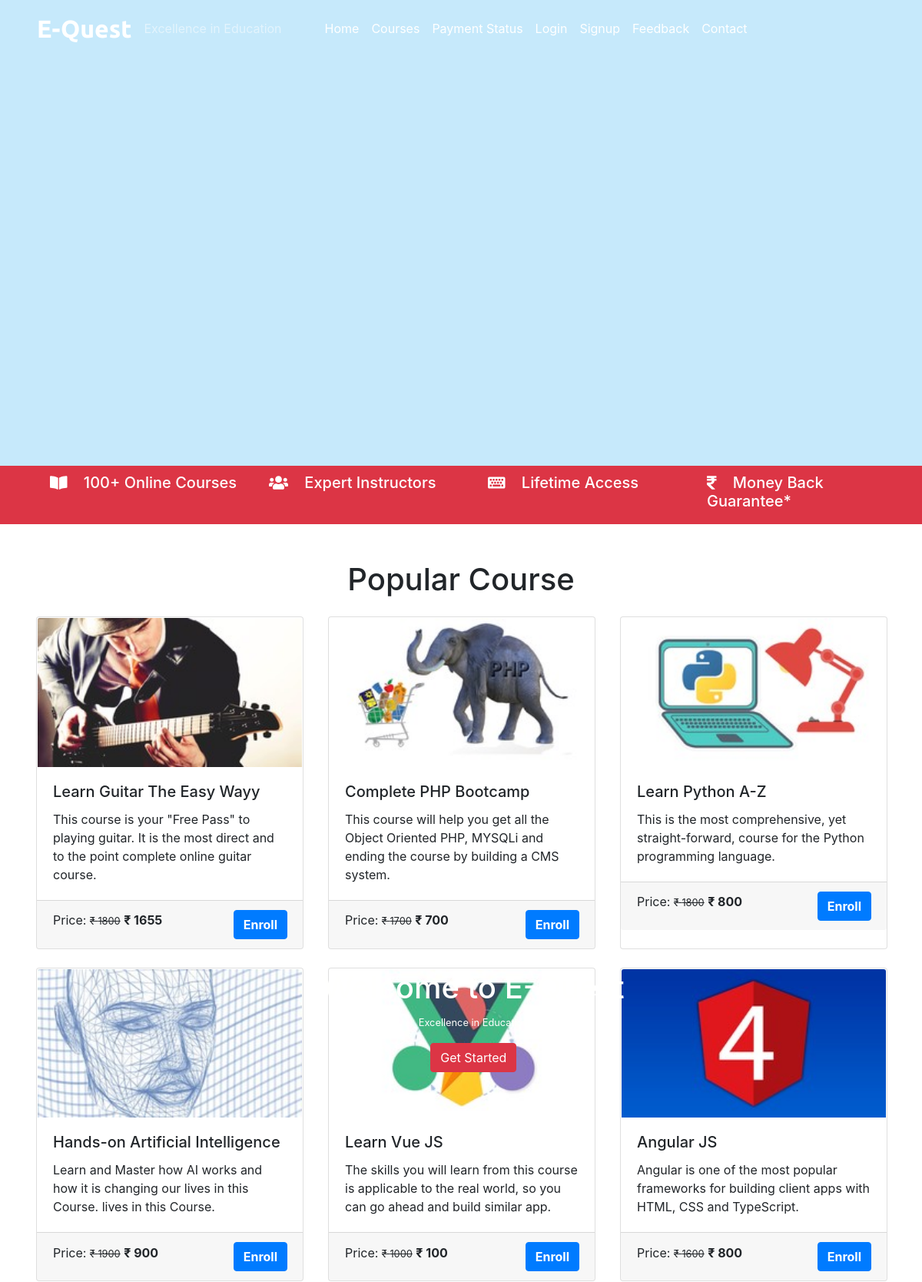
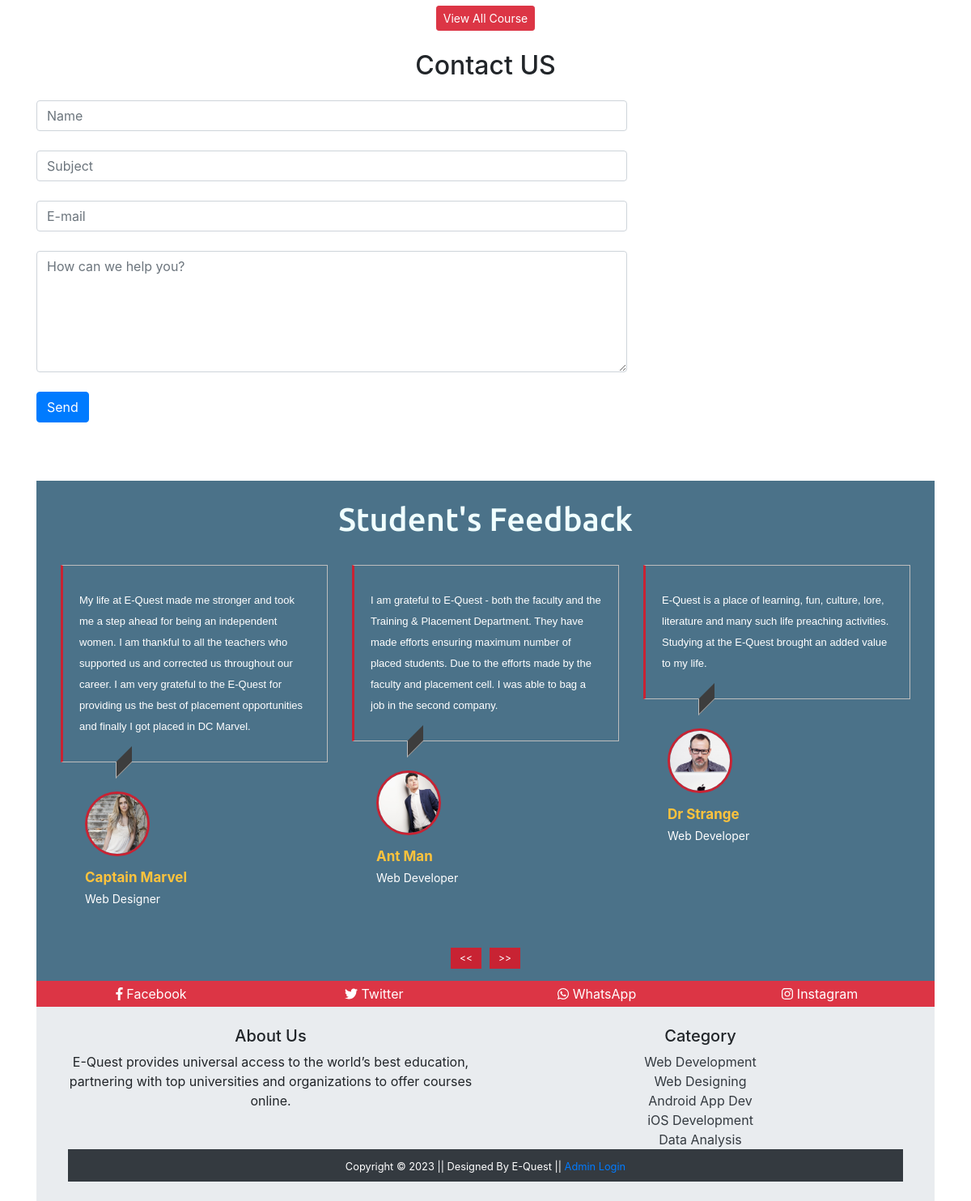
The page / on the database its author committed (2 pictures, top to bottom).
### tables this page shows
CREATE TABLE `course` (
  `course_id` int(11) NOT NULL,
  `course_name` text NOT NULL,
  `course_desc` text NOT NULL,
  `course_author` varchar(255) NOT NULL,
  `course_img` text NOT NULL,
  `course_duration` text NOT NULL,
  `course_price` int(11) NOT NULL,
  `course_original_price` int(11) NOT NULL
);

CREATE TABLE `feedback` (
  `f_id` int(11) NOT NULL,
  `f_content` text NOT NULL,
  `stu_id` int(11) NOT NULL
);

CREATE TABLE `student` (
  `stu_id` int(11) NOT NULL,
  `stu_name` varchar(255) NOT NULL,
  `stu_email` varchar(255) NOT NULL,
  `stu_pass` varchar(255) NOT NULL,
  `stu_occ` varchar(255) NOT NULL,
  `stu_img` text NOT NULL
);

### index.php (the view, shortened to what this page needs)
<?php
  include('./mainInclude/header.php');
?>
    <div class="container-fluid remove-vid-marg">
      <div class="vid-parent">
        <video playsinline autoplay muted loop>
          <source src="video/banvid.mp4" />
        </video>
        <div class="vid-overlay"></div>
      </div>
      <div class="vid-content" >
        <h1 class="my-content">Welcome to E-Quest</h1>
        <small class="my-content">Excellence in Education</small><br />
        <?php
              if(!isset($_SESSION['is_login'])){
                echo '<a class="btn btn-danger mt-3" href="#" data-toggle="modal" data-target="#stuRegModalCenter">Get Started</a>';
              } else {
                echo '<a class="btn btn-primary mt-3" href="student/studentProfile.php">My Profile</a>';
              }
          ?>
      </div>
    </div>
    <div class="container-fluid bg-danger txt-banner">
        <div class="row bottom-banner">
          <div class="col-sm">
            <h5> <i class="fas fa-book-open mr-3"></i> 100+ Online Courses</h5>
          </div>
          <div class="col-sm">
            <h5><i class="fas fa-users mr-3"></i> Expert Instructors</h5>
          </div>
          <div class="col-sm">
            <h5><i class="fas fa-keyboard mr-3"></i> Lifetime Access</h5>
          </div>
          <div class="col-sm">
            <h5><i class="fas fa-rupee-sign mr-3"></i> Money Back Guarantee*</h5>
          </div>
        </div>
    </div>
    <div class="container mt-5">
      <h1 class="text-center">Popular Course</h1>
      <div class="card-deck mt-4">
        <?php
        $sql = "SELECT * FROM course LIMIT 3";
        $result = $conn->query($sql);
        if($result->num_rows > 0){
          while($row = $result->fetch_assoc()){
            $course_id = $row['course_id'];
            echo '
            <a href="coursedetails.php?course_id='.$course_id.'" class="btn" style="text-align: left; padding:0px; margin:0px;">
              <div class="card">
                <img src="'.str_replace('..', '.', $row['course_img']).'" class="card-img-top" alt="Guitar" />
                <div class="card-body">
                  <h5 class="card-title">'.$row['course_name'].'</h5>
                  <p class="card-text">'.$row['course_desc'].'</p>
                </div>
                <div class="card-footer">
                  <p class="card-text d-inline">Price: <small><del>&#8377 '.$row['course_original_price'].'</del></small> <span class="font-weight-bolder">&#8377 '.$row['course_price'].'<span></p> <a class="btn btn-primary text-white font-weight-bolder float-right" href="coursedetails.php?course_id='.$course_id.'">Enroll</a>
                </div>
              </div>
            </a>  ';
          }
        }
        ?>
      </div>
      <div class="card-deck mt-4">
        <?php
          $sql = "SELECT * FROM course LIMIT 3,3";
          $result = $conn->query($sql);
          if($result->num_rows > 0){
            while($row = $result->fetch_assoc()){
              $course_id = $row['course_id'];
              echo '
                <a href="coursedetails.php?course_id='.$course_id.'"  class="btn" style="text-align: left; padding:0px;">
                  <div class="card">
                    <img src="'.str_replace('..', '.', $row['course_img']).'" class="card-img-top" alt="Guitar" />
                    <div class="card-body">
                      <h5 class="card-title">'.$row['course_name'].'</h5>
                      <p class="card-text">'.$row['course_desc'].'</p>
                    </div>
                    <div class="card-footer">
                      <p class="card-text d-inline">Price: <small><del>&#8377 '.$row['course_original_price'].'</del></small> <span class="font-weight-bolder">&#8377 '.$row['course_price'].'<span></p> <a class="btn btn-primary text-white font-weight-bolder float-right" href="#">Enroll</a>
                    </div>
                  </div>
                </a>  ';
            }
          }
        ?>
      </div>
      <div class="text-center m-2">
        <a class="btn btn-danger btn-sm" href="courses.php">View All Course</a>
      </div>
    </div>
    <?php
    include('./contact.php');
    ?>
      <div class="container-fluid mt-5" style="background-color: #4B7289" id="Feedback">
        <h1 class="text-center testyheading p-4"> Student's Feedback </h1>
        <div class="row">
          <div class="col-md-12">
            <div id="testimonial-slider" class="owl-carousel">
            <?php
              $sql = "SELECT s.stu_name, s.stu_occ, s.stu_img, f.f_content FROM student AS s JOIN feedback AS f ON s.stu_id = f.stu_id";
              $result = $conn->query($sql);
              if($result->num_rows > 0) {
                while($row = $result->fetch_assoc()){
                  $s_img = $row['stu_img'];
                  $n_img = str_replace('../','',$s_img)
            ?>
              <div class="testimonial">
                <p class="description">
                <?php echo $row['f_content'];?>
                </p>
                <div class="pic">
                  <img src="<?php echo $n_img; ?>" alt=""/>
                </div>
                <div class="testimonial-prof">
                  <h4><?php echo $row['stu_name']; ?></h4>
                  <small><?php echo $row['stu_occ']; ?></small>
                </div>
              </div>
              <?php }} ?>
            </div>
          </div>
        </div>
    </div>
    <div class="container-fluid bg-danger">
        <div class="row text-white text-center p-1">
          <div class="col-sm">
            <a class="text-white social-hover" href="#"><i class="fab fa-facebook-f"></i> Facebook</a>
          </div>
          <div class="col-sm">
            <a class="text-white social-hover" href="#"><i class="fab fa-twitter"></i> Twitter</a>
          </div>
          <div class="col-sm">
            <a class="text-white social-hover" href="#"><i class="fab fa-whatsapp"></i> WhatsApp</a>
          </div>
          <div class="col-sm">
            <a class="text-white social-hover" href="#"><i class="fab fa-instagram"></i> Instagram</a>
          </div>
        </div>
    </div>
    <div class="container-fluid p-4" style="background-color:#E9ECEF">
      <div class="container" style="background-color:#E9ECEF">
        <div class="row text-center">
          <div class="col-sm">
            <h5>About Us</h5>
              <p>E-Quest provides universal access to the world’s best education, partnering with top universities and organizations to offer courses online.</p>
          </div>
          <div class="col-sm">
            <h5>Category</h5>
            <a class="text-dark" href="#">Web Development</a><br />
            <a class="text-dark" href="#">Web Designing</a><br />
            <a class="text-dark" href="#">Android App Dev</a><br />
            <a class="text-dark" href="#">iOS Development</a><br />
            <a class="text-dark" href="#">Data Analysis</a><br />
      </div>
    </div>
  <?php
    include('./mainInclude/footer.php');
  ?>

### mainInclude/header.php (shortened to what this page needs)
<!DOCTYPE html>
<html lang="en">
  <head>
    <link rel="stylesheet" type="text/css" href="css/bootstrap.min.css">
    <link rel="stylesheet" type="text/css" href="css/all.min.css">
    <link rel="stylesheet" type="text/css" href="css/owl.min.css">
    <link rel="stylesheet" type="text/css" href="css/owl.theme.min.css">
    <link rel="stylesheet" type="text/css" href="css/testyslider.css">
    <link rel="stylesheet" type="text/css" href="./css/style.css" />
  </head>
  <body>
    <nav class="navbar navbar-expand-sm navbar-dark pl-5 fixed-top">
      <a href="index.php" class="navbar-brand">E-Quest</a>
      <span class="navbar-text">Excellence in Education</span>
      <div class="collapse navbar-collapse" id="myMenu">
        <ul class="navbar-nav pl-5 custom-nav">
          <li class="nav-item custom-nav-item"><a href="index.php" class="nav-link">Home</a></li>
          <li class="nav-item custom-nav-item"><a href="courses.php" class="nav-link">Courses</a></li>
          <li class="nav-item custom-nav-item"><a href="paymentstatus.php" class="nav-link">Payment Status</a></li>
          <?php
              if (isset($_SESSION['is_login'])){
                echo '<li class="nav-item custom-nav-item"><a href="student/studentProfile.php" class="nav-link">My Profile</a></li> <li class="nav-item custom-nav-item"><a href="logout.php" class="nav-link">Logout</a></li>';
              } else {
                echo '<li class="nav-item custom-nav-item"><a href="#login" class="nav-link" data-toggle="modal" data-target="#stuLoginModalCenter">Login</a></li> <li class="nav-item custom-nav-item"><a href="#signup" class="nav-link" data-toggle="modal" data-target="#stuRegModalCenter">Signup</a></li>';
              }
          ?>
          <li class="nav-item custom-nav-item"><a href="#Feedback" class="nav-link">Feedback</a></li>
          <li class="nav-item custom-nav-item"><a href="#Contact" class="nav-link">Contact</a></li>
        </ul>
      </div>
    </nav>

### contact.php
<div class="container mt-4" id="Contact">
      <h2 class="text-center mb-4">Contact US</h2>
      <div class="row">
        <div class="col-md-8">
          <form action="" method="post">
            <input type="text" class="form-control" name="name" placeholder="Name"><br>
            <input type="text" class="form-control" name="subject" placeholder="Subject"><br>
            <input type="email" class="form-control" name="email" placeholder="E-mail"><br>
            <textarea class="form-control" name="message" placeholder="How can we help you?" style="height:150px;"></textarea><br>
            <input class="btn btn-primary" type="submit" value="Send" name="submit"><br><br>
          </form>
      </div>
    </div>

### mainInclude/footer.php (shortened to what this page needs)
 <footer class="container-fluid bg-dark text-center p-2">
    <small class="text-white">Copyright &copy; 2023 || Designed By E-Quest || <?php
          if (isset($_SESSION['is_admin_login'])){
            echo '<a href="admin/adminDashboard.php"> Admin Dashboard</a> <a href="logout.php">Logout</a>';
          }else {
            echo '<a href="#login" data-toggle="modal" data-target="#adminLoginModalCenter"> Admin Login</a>';
          }
    ?>
  </small>
 </footer>
  </body>
</html>

### css/testyslider.css (style rules this page uses)
.testyheading { font-family: "Ubuntu", sans-serif; color: azure; }
.testimonial { margin: 0 15px; overflow: hidden; }
.testimonial .description { font-family: Arial, Helvetica, sans-serif; position: relative; font-size: 13px; line-height: 26px; color: #fff; padding: 30px 20px; border: 1px solid rgb(189, 189, 189); border-left: 3px solid #c82333; }
.testimonial .description:after { content: ""; width: 20px; height: 20px; background: #3d3d3d; border-bottom: 1px solid rgb(189, 189, 189); border-left: 1px solid rgb(189, 189, 189); position: absolute; bottom: -11px; left: 65px; transform: skewY(-45deg); }
.testimonial .pic { width: 80px; height: 80px; border-radius: 50%; overflow: hidden; margin: 20px 30px 10px; display: inline-block; border: 3px solid #c82333; }
.testimonial .pic img { width: 100%; height: 100%; object-fit: cover; }
.testimonial .testimonial-prof { text-transform: capitalize; margin: 0 30px; }
.testimonial .testimonial-prof h4 { color: #ffc33c; display: block; font-size: 17px; font-weight: bold; margin: 0 0 5px 0; }
.testimonial .testimonial-prof small { display: block; font-size: 14px; color: #fff; }

### css/style.css (style rules this page uses)
.navbar-brand { font-family: "Ubuntu", sans-serif; font-size: 2em; font-weight: bold; color: rgba(10, 38, 83, 0.801); }
.custom-nav .custom-nav-item a { color: #fff !important; }
.remove-vid-marg { margin: 0px; padding: 0px; }
.vid-parent { position: relative; }
video { width: 100%; height: 100%; }
.vid-overlay { position: absolute; top: 0; left: 0; height: 100%; width: 100%; background-color: #70c7f5; z-index:1; opacity:0.4; }
.vid-content { color: rgb(255, 255, 254); position: absolute; top: 40%; left: 35%; z-index: 2; text-align: center; }
.bottom-banner { color: #fff; padding: 10px; }
.bottom-banner:first-child { padding-left: 50px; }

### rows shown on the page
course: course_img (picture), course_name "Learn Guitar The Easy Wayy", course_desc "This course is your \"Free Pass\" to playing guitar. It is the most direct and to the point complete online guitar course.", course_original_price "1800", course_price "1655"
course: course_img (picture), course_name "Complete PHP Bootcamp", course_desc "This course will help you get all the Object Oriented PHP, MYSQLi and ending the course by building a CMS system.", course_original_price "1700", course_price "700"
course: course_img (picture), course_name "Learn Python A-Z", course_desc "This is the most comprehensive, yet straight-forward, course for the Python programming language.", course_original_price "1800", course_price "800"
course: course_img (picture), course_name "Hands-on Artificial Intelligence", course_desc "Learn and Master how AI works and how it is changing our lives in this Course. lives in this Course.", course_original_price "1900", course_price "900"
course: course_name "Learn Vue JS", course_desc "The skills you will learn from this course is applicable to the real world, so you can go ahead and build similar app.", course_original_price "1000", course_price "100"
course: course_img (picture), course_name "Angular JS", course_desc "Angular is one of the most popular frameworks for building client apps with HTML, CSS and TypeScript.", course_original_price "1600", course_price "800"
feedback: f_content "My life at E-Quest made me stronger and took me a step ahead for being an independent women. I am thankful to all the teachers who supported us and corrected us throughout our career. I am very grateful to the E-Quest for providing us the best of placement opportunities and finally I got placed in DC Marvel.", stu.stu_img (picture), stu.stu_name "Captain Marvel", stu.stu_occ "Web Designer"
feedback: f_content "I am grateful to E-Quest - both the faculty and the Training & Placement Department. They have made efforts ensuring maximum number of placed students. Due to the efforts made by the faculty and placement cell. I was able to bag a job in the second company.", stu.stu_img (picture), stu.stu_name "Ant Man", stu.stu_occ "Web Developer"
feedback: f_content "E-Quest is a place of learning, fun, culture, lore, literature and many such life preaching activities. Studying at the E-Quest brought an added value to my life.", stu.stu_img (picture), stu.stu_name "Dr Strange", stu.stu_occ "Web Developer"
